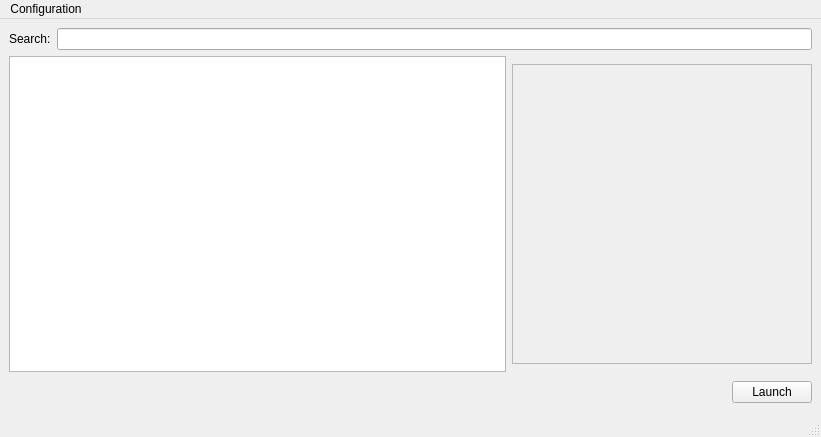
<?xml version="1.0" encoding="UTF-8"?>
<ui version="4.0">
 <class>MainWindow</class>
 <widget class="QMainWindow" name="MainWindow">
  <property name="geometry">
   <rect>
    <x>0</x>
    <y>0</y>
    <width>821</width>
    <height>437</height>
   </rect>
  </property>
  <property name="windowTitle">
   <string>LIghtning MAME Frontend</string>
  </property>
  <property name="windowIcon">
   <iconset>
    <normaloff>logo.svg</normaloff>logo.svg</iconset>
  </property>
  <widget class="QWidget" name="centralwidget">
   <layout class="QVBoxLayout" name="verticalLayout">
    <item>
     <layout class="QHBoxLayout" name="horizontalLayout">
      <item>
       <widget class="QLabel" name="label">
        <property name="text">
         <string>Search:</string>
        </property>
       </widget>
      </item>
      <item>
       <widget class="QLineEdit" name="searchInput"/>
      </item>
     </layout>
    </item>
    <item>
     <layout class="QHBoxLayout" name="horizontalLayout_3">
      <item>
       <widget class="QTableView" name="itemsView">
        <property name="selectionMode">
         <enum>QAbstractItemView::SingleSelection</enum>
        </property>
        <property name="selectionBehavior">
         <enum>QAbstractItemView::SelectRows</enum>
        </property>
        <property name="showGrid">
         <bool>false</bool>
        </property>
        <property name="gridStyle">
         <enum>Qt::SolidLine</enum>
        </property>
        <attribute name="horizontalHeaderVisible">
         <bool>true</bool>
        </attribute>
        <attribute name="horizontalHeaderDefaultSectionSize">
         <number>80</number>
        </attribute>
        <attribute name="verticalHeaderVisible">
         <bool>false</bool>
        </attribute>
       </widget>
      </item>
      <item>
       <widget class="QFrame" name="imageFrame">
        <property name="sizePolicy">
         <sizepolicy hsizetype="Fixed" vsizetype="Fixed">
          <horstretch>0</horstretch>
          <verstretch>0</verstretch>
         </sizepolicy>
        </property>
        <property name="minimumSize">
         <size>
          <width>300</width>
          <height>300</height>
         </size>
        </property>
        <property name="frameShape">
         <enum>QFrame::StyledPanel</enum>
        </property>
        <property name="frameShadow">
         <enum>QFrame::Raised</enum>
        </property>
        <layout class="QGridLayout" name="gridLayout">
         <item row="0" column="0">
          <widget class="QLabel" name="imageLabel">
           <property name="text">
            <string/>
           </property>
           <property name="scaledContents">
            <bool>false</bool>
           </property>
           <property name="alignment">
            <set>Qt::AlignCenter</set>
           </property>
          </widget>
         </item>
        </layout>
       </widget>
      </item>
     </layout>
    </item>
    <item>
     <layout class="QHBoxLayout" name="horizontalLayout_2">
      <item>
       <widget class="QLabel" name="romsNumberLabel">
        <property name="text">
         <string>&lt;html&gt;&lt;head/&gt;&lt;body&gt;&lt;p&gt;&lt;br/&gt;&lt;/p&gt;&lt;/body&gt;&lt;/html&gt;</string>
        </property>
       </widget>
      </item>
      <item>
       <spacer name="horizontalSpacer">
        <property name="orientation">
         <enum>Qt::Horizontal</enum>
        </property>
        <property name="sizeHint" stdset="0">
         <size>
          <width>40</width>
          <height>20</height>
         </size>
        </property>
       </spacer>
      </item>
      <item>
       <widget class="QPushButton" name="launchButton">
        <property name="text">
         <string>Launch</string>
        </property>
       </widget>
      </item>
     </layout>
    </item>
   </layout>
  </widget>
  <widget class="QMenuBar" name="menubar">
   <property name="geometry">
    <rect>
     <x>0</x>
     <y>0</y>
     <width>821</width>
     <height>25</height>
    </rect>
   </property>
   <property name="sizePolicy">
    <sizepolicy hsizetype="MinimumExpanding" vsizetype="Minimum">
     <horstretch>0</horstretch>
     <verstretch>0</verstretch>
    </sizepolicy>
   </property>
   <property name="minimumSize">
    <size>
     <width>0</width>
     <height>0</height>
    </size>
   </property>
   <property name="autoFillBackground">
    <bool>false</bool>
   </property>
   <property name="defaultUp">
    <bool>false</bool>
   </property>
   <widget class="QMenu" name="menuConfiguration">
    <property name="enabled">
     <bool>true</bool>
    </property>
    <property name="title">
     <string>Configuration</string>
    </property>
    <addaction name="actionMame"/>
    <addaction name="actionRoms"/>
   </widget>
   <addaction name="menuConfiguration"/>
  </widget>
  <widget class="QStatusBar" name="statusbar"/>
  <action name="actionMame">
   <property name="text">
    <string>MAME Configuration</string>
   </property>
  </action>
  <action name="actionRoms">
   <property name="text">
    <string>Load rom data</string>
   </property>
  </action>
 </widget>
 <resources/>
 <connections/>
</ui>
